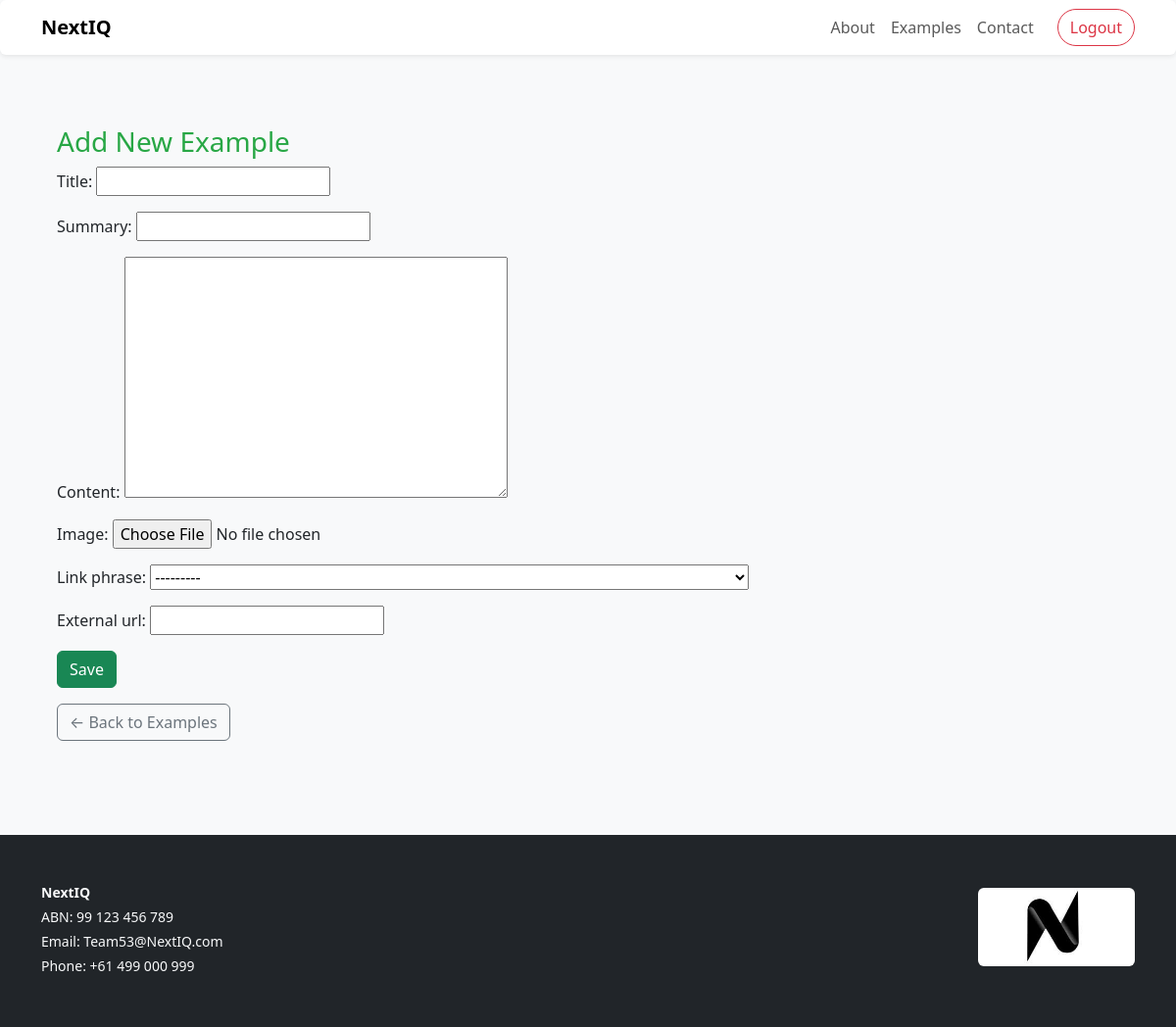
The page /examples/add/ (signed in) on the database its author committed.
### core/models.py (models this page shows, shortened)
class SiteSetting(models.Model):
    org_name = models.CharField(max_length=200, blank=True, default="Alloneword")
    abn = models.CharField(max_length=50, blank=True, default="")
    contact_email = models.EmailField(blank=True, default="")
    phone = models.CharField(max_length=50, blank=True, default="")
    footer_note = models.TextField(blank=True, default="")
    banner_image = models.ImageField(upload_to="banners/", null=True, blank=True)
    banner_text = models.TextField(blank=True, default="")
    class Meta:
        verbose_name = "Site Setting"
        verbose_name_plural = "Site Settings"
    @classmethod
    def get(cls):
        obj = cls.objects.first()
        if not obj:
            obj = cls.objects.create()
        return obj

### core/views.py (the view)
# urls.py: path('examples/add/', views.add_example, name='add_example'),
@superuser_required
def add_example(request):
    if request.method == 'POST':
        form = ExampleForm(request.POST, request.FILES)
        if form.is_valid():
            form.save()
            messages.success(request, "Example added successfully!")
            return redirect('examples_list')
    else:
        form = ExampleForm()
    return render(request, 'core/add_example.html', {'form': form, 'edit': None})

### core/forms.py
class ExampleForm(forms.ModelForm):
    class Meta:
        model = Example
        fields = ["title", "image", "summary", "content", "link_phrase", "external_url"]

### core/context_processors.py (called while the page is built)
def site_settings(request):
    return {
        "SITE": SiteSetting.get()
    }

### core/models.py (called while the page is built)
    def __str__(self):
        return self.text

### core/templates/core/add_example.html (shortened to what this page needs)
{% extends 'core/base.html' %}
{% block content %}
<div class="container mt-4">
  <h3>{{ edit|default_if_none:"Add New Example" }}</h3>
  <form method="post" enctype="multipart/form-data">
    {{ form.as_p }}
    <button class="btn btn-success">Save</button>
  </form>
  <a href="{% url 'examples_list' %}" class="btn btn-outline-secondary mt-3">← Back to Examples</a>
</div>
{% endblock %}

### core/templates/core/base.html (shortened to what this page needs)
{% load static %}
<!doctype html>
<html lang="en">
<head>
  <link href="https://cdn.jsdelivr.net/npm/bootstrap@5.3.1/dist/css/bootstrap.min.css" rel="stylesheet">
  <link href="{% static 'core/css/custom.css' %}" rel="stylesheet">
</head>
<body class="bg-light d-flex flex-column min-vh-100">
<nav class="navbar navbar-expand-lg navbar-light bg-white shadow-sm rounded">
  <div class="container">
    <a class="navbar-brand fw-bold" href="{% url 'home' %}">NextIQ</a>
    <div class="collapse navbar-collapse" id="navbarNav">
      <ul class="navbar-nav ms-auto align-items-center">
        <li class="nav-item">
          <a class="nav-link" href="{% url 'about_page' %}">About</a>
        </li>
        <li class="nav-item">
          <a class="nav-link" href="{% url 'examples_list' %}">Examples</a>
        </li>
        <li class="nav-item">
          <a class="nav-link" href="{% url 'contact_page' %}">Contact</a>
        </li>
        {% if user.is_authenticated %}
          <li class="nav-item ms-3">
            <form action="{% url 'logout' %}" method="post" class="d-inline">
              <button type="submit" class="btn btn-outline-danger rounded-pill">Logout</button>
            </form>
          </li>
        {% endif %}
      </ul>
    </div>
  </div>
</nav>
<main class="py-5 px-3 container flex-grow-1">
  {% block content %}{% endblock %}
</main>
<footer class="bg-dark text-light py-5 mt-5">
  <div class="container d-flex flex-column flex-md-row justify-content-between align-items-center">
    <div class="text-center text-md-start mb-3 mb-md-0 small">
      {% if SITE %}
        <p class="mb-1"><strong>{{ SITE.org_name|default:"Organization Name" }}</strong></p>
        {% if SITE.abn %}<p class="mb-1">ABN: {{ SITE.abn }}</p>{% endif %}
        {% if SITE.contact_email %}
          <p class="mb-1">Email:
            <a href="mailto:{{ SITE.contact_email }}" class="text-light text-decoration-none">{{ SITE.contact_email }}</a>
          </p>
        {% endif %}
        {% if SITE.phone %}
          <p class="mb-1">Phone:
            <a href="tel:{{ SITE.phone }}" class="text-light text-decoration-none">{{ SITE.phone }}</a>
          </p>
        {% endif %}
      {% else %}
        <p class="text-muted mb-0">Footer details not configured.</p>
      {% endif %}
    </div>
    <div class="text-center text-md-end">
      {% if SITE.banner_image %}
        <img src="{{ SITE.banner_image.url }}" class="rounded mb-2" style="max-height: 80px;" alt="Site Banner">
      {% endif %}
    </div>
  </div>
</footer>
</body>
</html>

### static/core/css/custom.css (style rules this page uses)
body { background-color: #f8f9fa; }
h3 { color: #28a745; }

### rows shown on the page
SiteSetting: org_name "NextIQ", abn "99 123 456 789", contact_email "Team53@NextIQ.com", phone "+61 499 000 999", banner_image (picture)

### other values the page prints
{{ edit|default_if_none:"Add New Example" }} "Add New Example"
